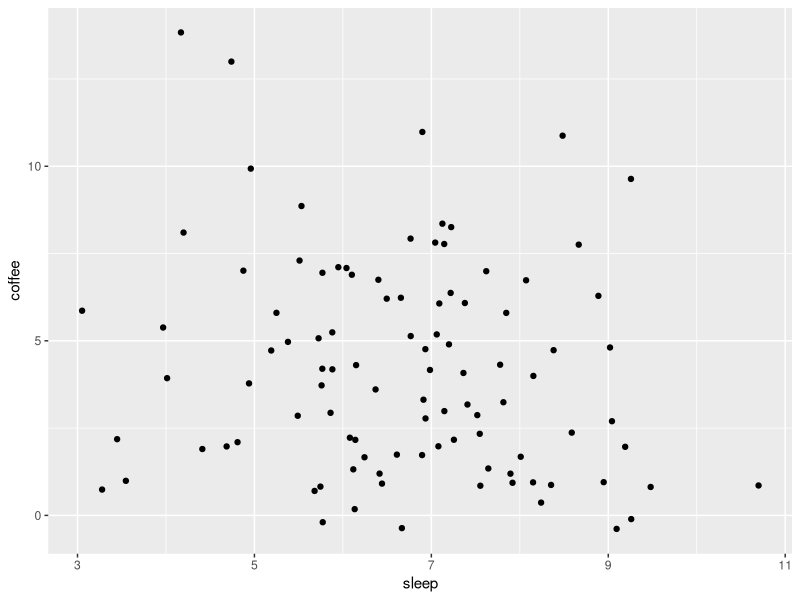
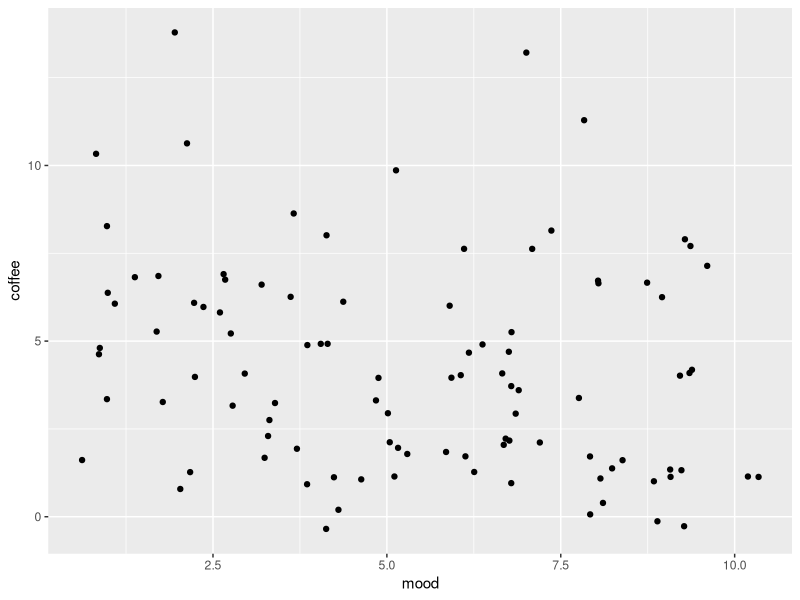
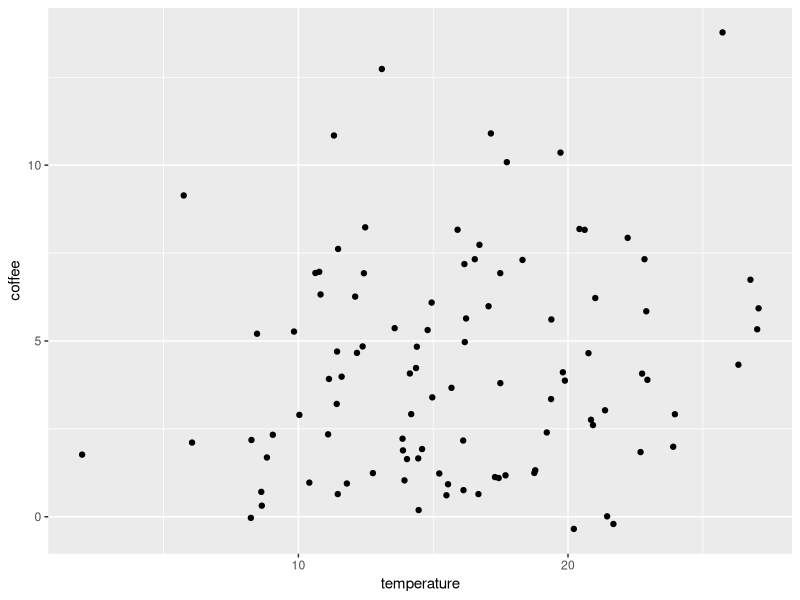

Here is the R script that generated these plots, in order:
### Stats with R Exercise sheet 9

##################################################################################
# Week 11: Model Families and Logistic Regression
##################################################################################

## This exercise sheet contains the exercises that you will need to complete and 
## submit by 23:55 on Saturday, January 13. Write the code below the questions. 
## If you need to provide a written answer, comment this out using a hashtag (#). 
## Submit your homework via cms

## Please write below your (and your teammates) name, matriculation number. 
## Name:
## Matriculation number:
## Name:
## Matriculation number:
## Name:
## Matriculation number:

##################################################################################
##################################################################################

# The following line of code clears your workspace:
rm(list = ls())

##################################################################################
## Exercise 1: Logistic regression
##################################################################################

require(carData)
require(dplyr)
require(lme4)
require(ggplot2)

## Look at the dataset Arrests from the carData package. It is collecting of data on police 
## treatment of individuals arrested in Toronto for simple possession of small quantities of marijuana.
## The primary variable of interest for us is "released" which indicates whether arrestee was released
## or taken into custody directly

## a) Build a simple logistic regression model that models the probability of release 
##    (binary) based on colour (categorical), age (numeric) and  year (numeric) without 
##    an interaction and store it in mRel. 
##    You have to use the glm() function and specify the family correctly.

data("Arrests")
summary(Arrests)

mRel <- glm(
  data = Arrests,
  released ~ colour + age + year,
  family = binomial
)
## b) Look at the summary. What does the intercept correspond to?

summary(mRel)

# The intercept corresponds to the estimated log odds of the response variable 
# (released in this case) being in the success category when all others predictor
# variables are 0

## c) Were older offenders more likely to be released than young ones?

# Considering that age has a negative coefficient (-1.054e-02), older offenders
# are less likely to be released in comparison to younger inmates. Also seeing 
# the p-value for age is 0.0141 (p-value < 0.05), shows that the effect of age 
# on "Released" is statistically significant.

## d) Imagine the Toronto police arrested two persons for marijuana possession:
##    Jeffrey L. was arrested in 2001, aged 52 and white, Snoop D. was arrested 
##    in 1994, aged 23 and black.
##    Calculate their expected release outcome on the logit scale (i.e. the scale of the model) 
##    either by hand or using predict() with a new data.frame

####################### Using predict() #######################
colour <- c("White", "Black")
age <- c(52, 23)
year <- c(2001, 1994)
name <- c("Jeffery L.", "Snoop D")
test.data = data.frame(name, age, colour, year)



logits <- predict(
  mRel, 
  newdata = test.data
)

## just to check if my calculation is correct 
logits.prob <- predict(
  mRel, 
  newdata = test.data, 
  family = "binomial",
  type = "response"
) 



######## RESULT ########  
##        1         2 ##
## 0.8316179 0.6757119##

### calculation is correct

####################### By hand #######################

### I'll do it later

## e) Transform your results from d to the probability scale, using the formula given on the slides. 
##    You can check your calculation by asserting the probabilities lie in the 0-1 range. 
##    For whom does the model predict the higher probability of release?

logits2prob <- function(x){
  # formula : e^x / (1 + e^x)
  exp(x) / (1 + exp(x))
}

logits2prob(logits)

# from the calculation by hand, we see that Jeffery L. has a higher 
# probability of being released (probability = 0.8316179) as compared to 
# Snoop D (probability = 0.6757119)


##################################################################################
## Exercise 2: Generalized Linear Mixed effect models
##################################################################################

## In this exercise, we will again look at connections between coffee consumption 
## and sleep (among others). The data set "coffee.csv" contains data from 10 students, 
## who reported on 10 randomly chosen days of the year: 
##  sleep:  how many hours of sleep they had in the previous night
##  mood:   how happy they felt on a scale from 1 (very unhappy)-10 (extremely happy)
##  coffee: how many cups of coffee they had on that day
## In addition, the maximal temperature on that day was entered into the dataset.

## Our research hypotheses are: 
## students consume more coffee, when they are tired
## students consume more coffee, if they don't feel well
## students consume more coffee, when it is cold outside

## a) Download the data set from cms and read it in, store it in a variable called: coffeedat

coffeedat <- read.csv("coffee.csv")

## b) Plot the number of consumed cups of coffee in three individual scatterplots 
##    by sleep, mood, and temperature. 
##    You can use geom_jitter() to get a nicer plot

ggplot(data = coffeedat, aes(x=sleep, y=coffee)) +
  geom_jitter()

ggplot(data = coffeedat, aes(x=mood, y=coffee)) +
  geom_jitter()

ggplot(data = coffeedat, aes(x=temperature, y=coffee)) +
  geom_jitter()

## c) Can you detect an obvious relationship in any of the plots?

# No

## d) Fit a simple linear regression model with all three predictors and store it in linmod

linmod <- lm(formula = coffee ~ sleep + mood + temperature, 
             data = coffeedat)

## e) Fit a generalized linear model with the appropriate family 
##    (hint: coffee is a count variable) and store it in poimod

poimod <- glm(formula = coffee ~ sleep + mood + temperature, 
              data = coffeedat,
              family = poisson)

## f) Look at the two summaries of the models and write what changed?

summary(linmod)
summary(poimod)

# The coefficients of all predictors and the intercept have all changed. 
# Additionally, the coefficients are all statistically significant 
# (p = 0.005280, p = 0.000273, p = 0.025555 for sleep, mood and temperature, 
# respectively) for poimod, while only the coefficient of mood was
# statistically significant (p = 0.051044, p = 0.011737, p = 0.123631 for 
# sleep, mood and temperature, respectively) for linmod.

## g) In fact, we have repeated measures in our design, so refit the model 
##    including a random intercept for subject using glmer() with the correct 
##    family specification and store it in mixedpoi

mixedpoi <- glm(formula = coffee ~ sleep + mood + temperature + (1|subj),
                data = coffeedat,
                family = poisson)

## h) Look at the summary and report what changed in comparison to both linmod and poimod.

# poimod and mixedpoi are identical... (fix later)

## i) Finally, to make it complete, also run a mixed model using the gaussian family and store it in mixedlin

mixedlin <- glm(formula = coffee ~ sleep + mood + temperature + (1|subj),
                data = coffeedat,
                family = gaussian)

# note to self: mixedlin and mixedpoi are identical to linmod and poimod, 
# respectively. that's sus, please address

## j) Compare the AIC for all four models. Which one has the best fit?

AIC(linmod, poimod, mixedlin, mixedpoi) 

# linmod and mixedlin have the best fit (note to self: address issue with 
# these being identical )

## k) And which model is conceptually the appropriate one? Explain why.

# 

## l) Finally, report on the effects of interest in light of our research hypotheses 
##    specified above for the model you chose in k)
